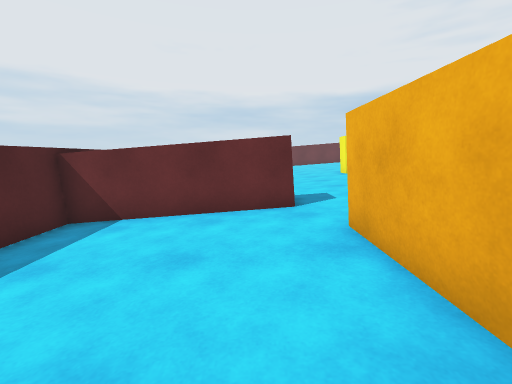
[1] (above)

19 first-person views from a walk through a Unity game level. The camera is 1.3 m above the floor, tilts 8° down and sees 90° across. The floor is counted in squares, 1 m on a side. Each view is taken from the middle of a square. On the plan, view 1 faces up. The plan holds only what a view shows up to about 13 squares ahead; the rest is blank.

[2]
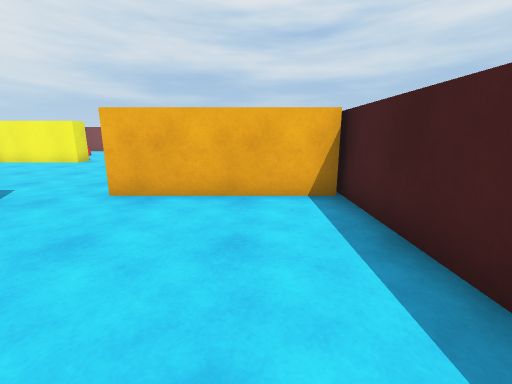

[3]
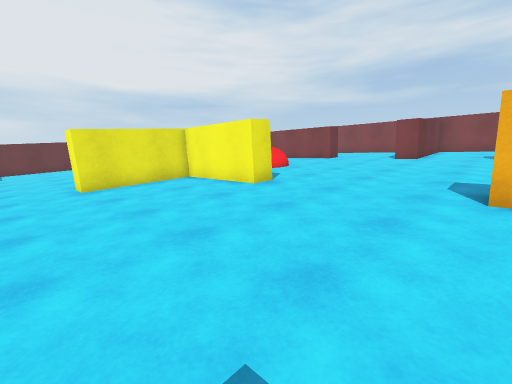

[4]
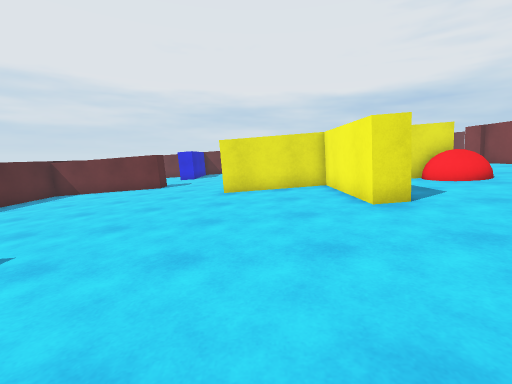

[5]
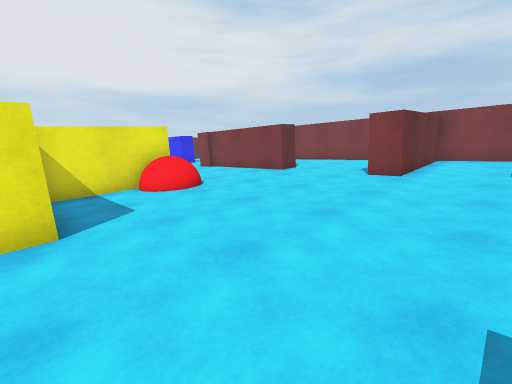

[6]
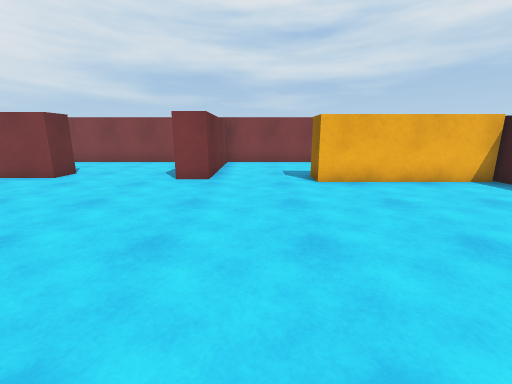

[7]
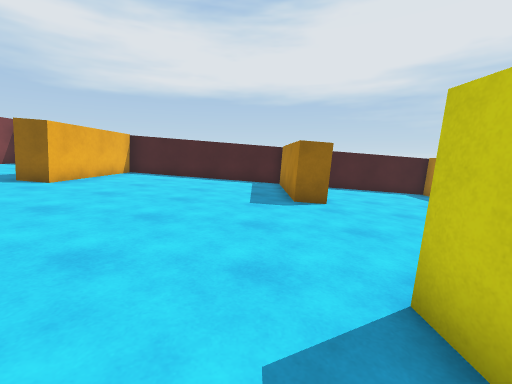

[8]
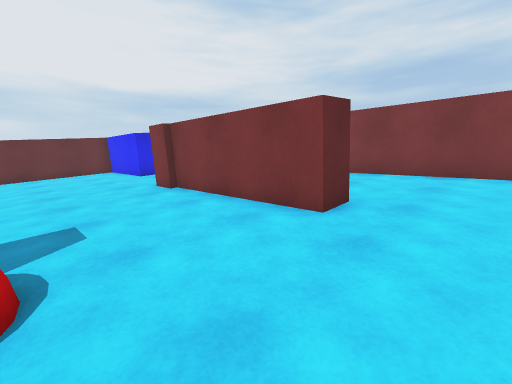

[9]
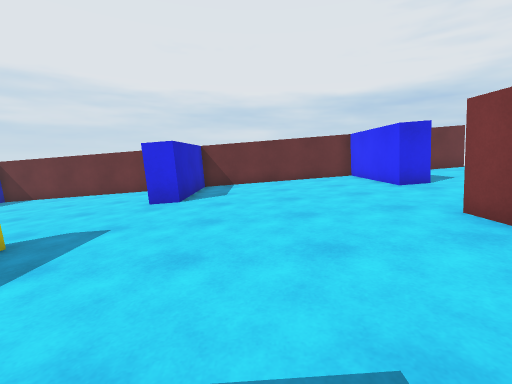

[10]
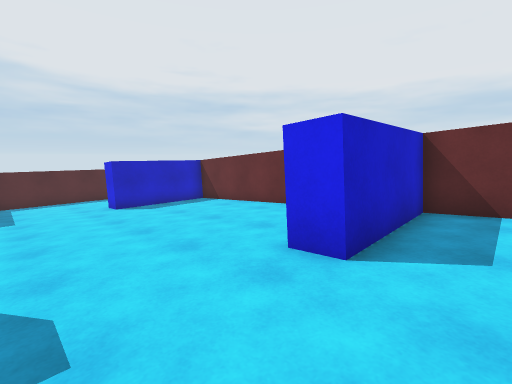

[11]
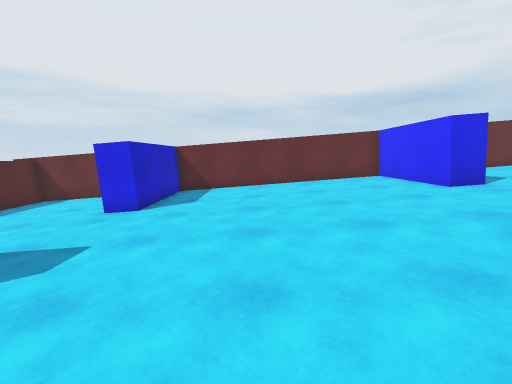

[12]
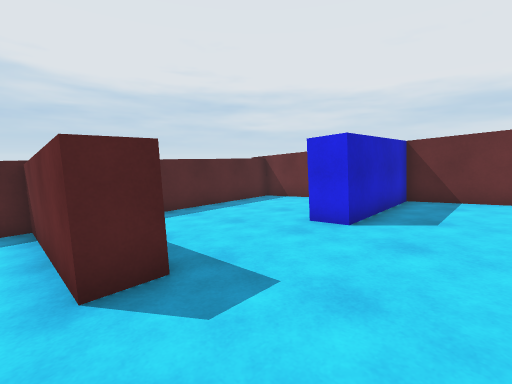

[13]
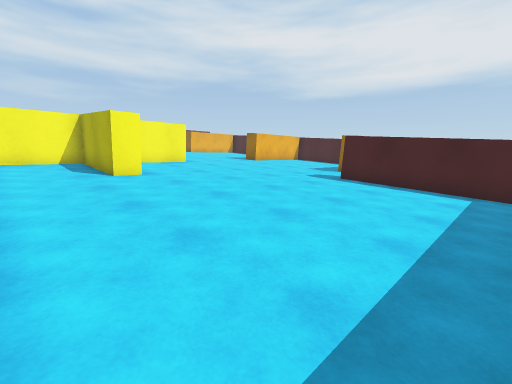

[14]
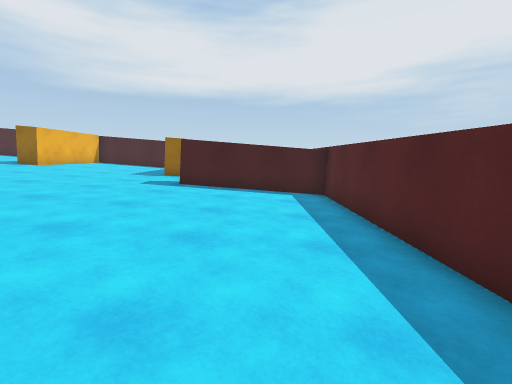

[15]
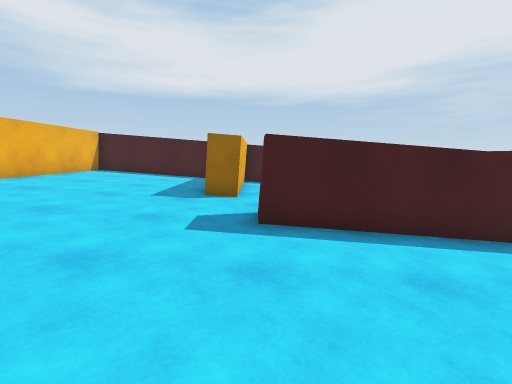

[16]
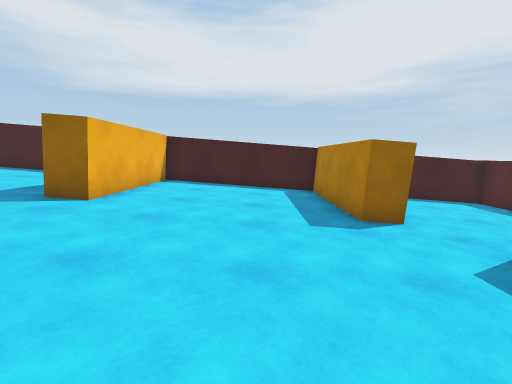

[17]
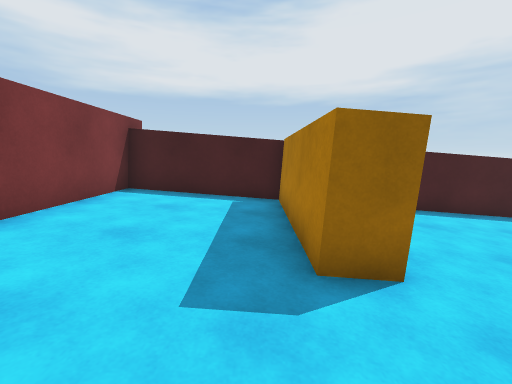

[18]
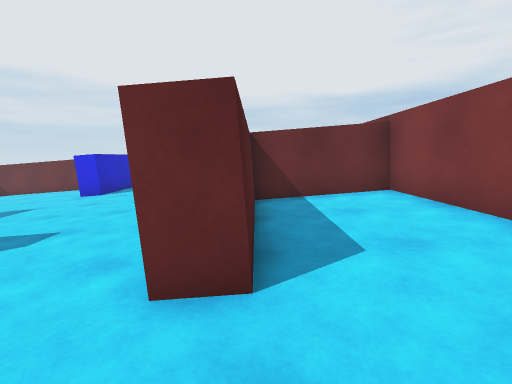

[19]
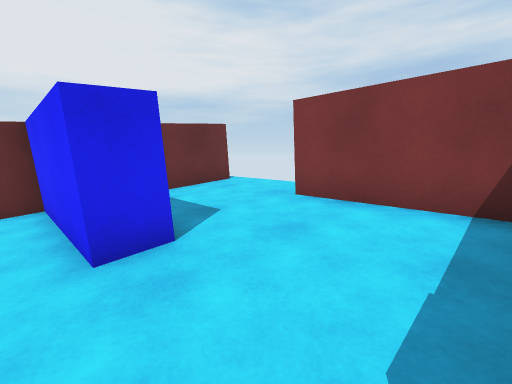

### Floor plan
Key: @ floor where view 1 was taken; # wall or solid block; . main floor; : floor 0.25 m higher than the main floor; - floor 0.25 m lower than the main floor; + floor 0.5 m higher than the main floor; _ floor 0.5 m lower than the main floor; * floor 0.75 m higher than the main floor; < floor 0.75 m lower than the main floor; % floor 1 m higher than the main floor; & floor 1.25 m higher than the main floor; B red ball.
Columns run from 5 left of view 1 to 24 right of it. Each row starts with its distance up from view 1.
 27 ####  ###################  ###
 26 #<<<  #---....::#+++***%# &&&&
 25 #<<<_ #---....::#+++***%# &&&&
 24 #<<<_ #---....::#+++***%#%&&&&
 23 #<<<__#---....::#+++***%#%&&#
 22 #<<<___---....:::+++***%%%&&#
 21 #<<<___---....:::+++***%%%&&#
 20 #<<<___---....:::+++***%%%&&#
 19 #<<<___---....:::+++***%%%&&#
 18 ######_---.... ::+++***######
 17 #<<<___---....#::+++***##%&&#
 16 #<<<___---....# :+++***##%&&#
 15 #<<<___---....#  +++***##%&&#
 14 #<<<___---#########+***##%&&#
 13 #<<<___---....#::BBB***##%&&#
 12 #<<<___---....#::+B+***##%&&#
 11 #<<<___---....#::+++***%%%&&#
 10 #<<<___---....#::+++***%%%&&#
  9 #<<<___---....:::+++***%%%
  8 #<<<___---....:::+++***######
  7 #######---....:::+++***%%%&&#
  6 #######---....:::+++***%%%&&#
  5 #<<<___---....:::+++***%%%&&#
  4  <<<___#--....##:+++**##%%&&#
  3  <<<___#--....##:+++**##%%&&#
  2   <<___#--....##:+++**##%%&&#
  1  <<<___#--....##:+++**##%%&&#
  0 #<<<_@_#--....##:+++**##%%&&#
 -1 #############################

Where each view was taken, in squares from view 1:
view 1: 0 up, 0 right, facing up
view 2: 1 up, 4 left, facing right
view 3: 4 up, 3 right, facing up-right
view 4: 4 up, 6 right, facing up
view 5: 5 up, 9 right, facing up-right
view 6: 6 up, 10 right, facing right
view 7: 12 up, 11 right, facing down
view 8: 10 up, 14 right, facing up-right
view 9: 14 up, 14 right, facing up
view 10: 19 up, 13 right, facing up-left
view 11: 15 up, 5 right, facing up
view 12: 17 up, 4 right, facing up-left
view 13: 17 up, 4 left, facing down-right
view 14: 17 up, 2 left, facing down
view 15: 12 up, 1 right, facing down
view 16: 10 up, 5 right, facing down
view 17: 7 up, 19 right, facing down
view 18: 10 up, 19 right, facing up
view 19: 19 up, 18 right, facing up-right
